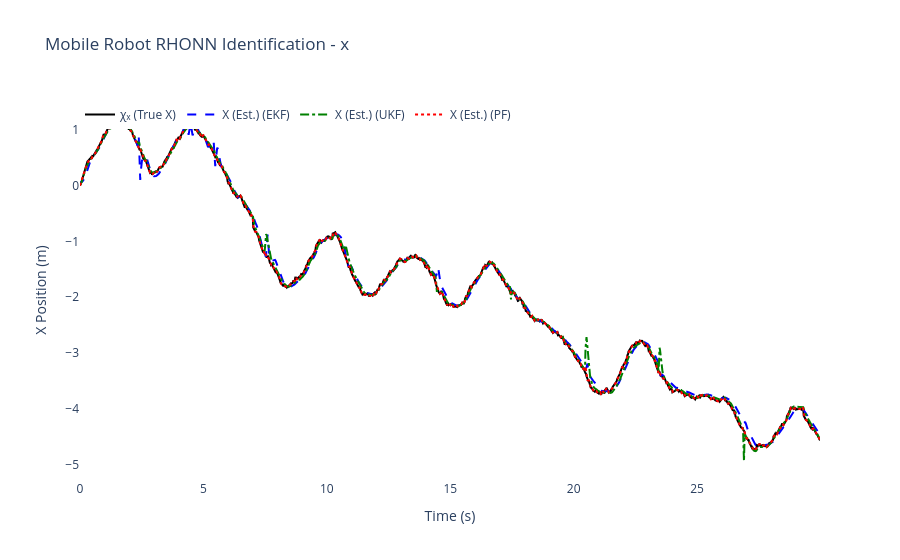
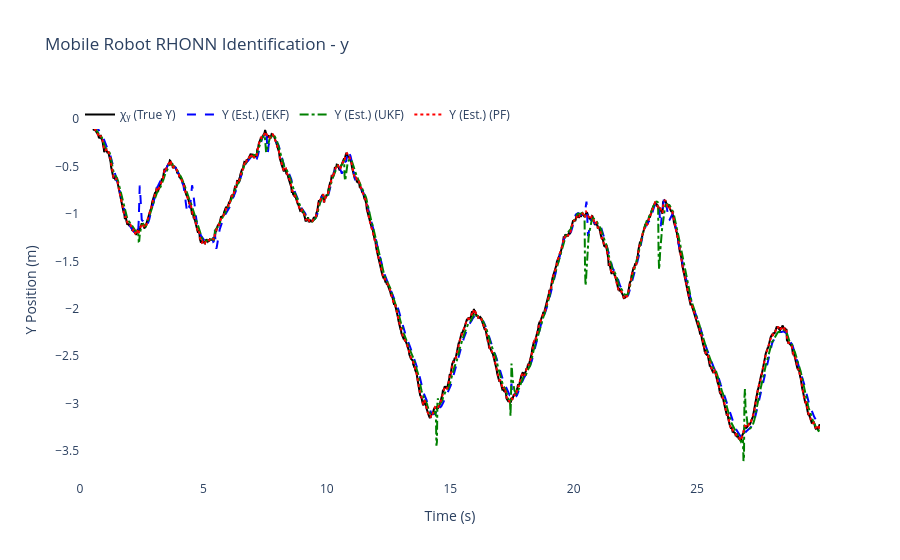
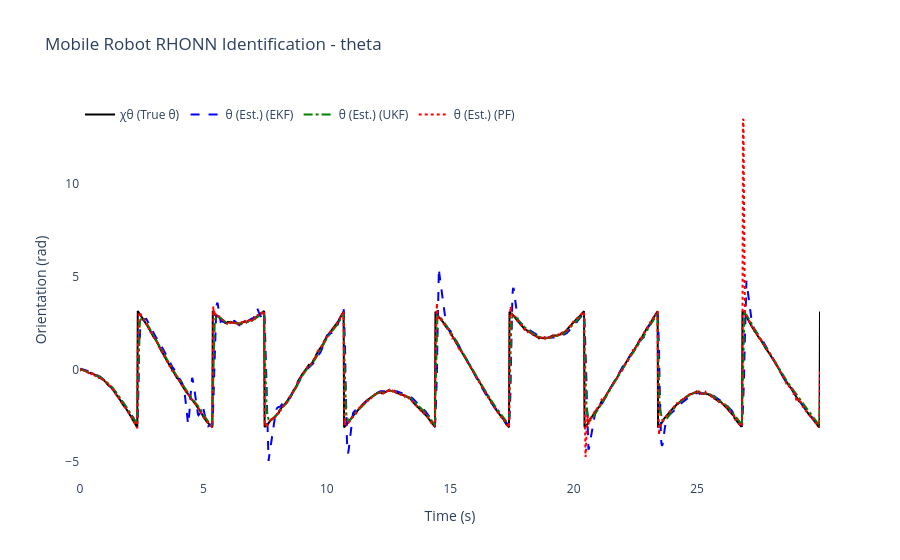
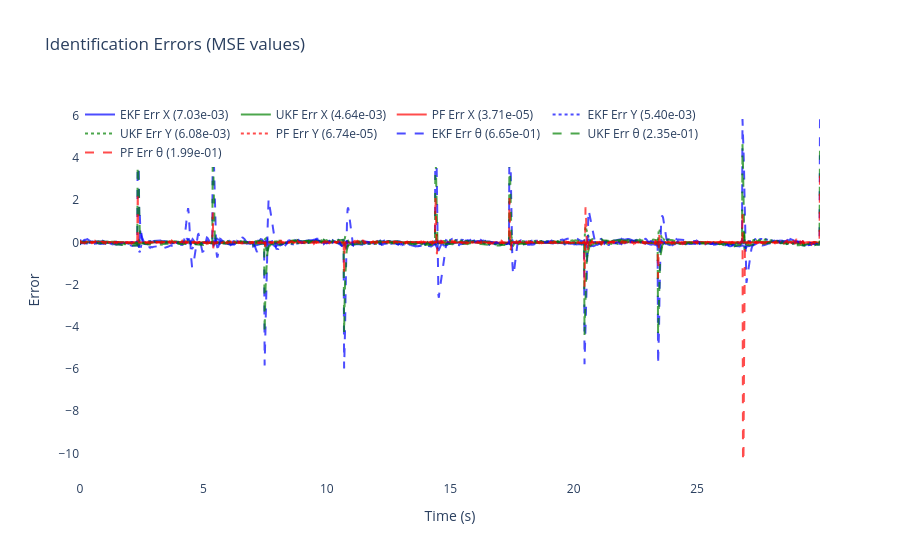

The notebook cell these images were saved under, in order:
### Code cell
# ============================================================
# 6) Results & plots for Differential Drive Mobile Robot
# ============================================================

mse_x_ekf = np.mean((x_true[:, 0] - x_hat_ekf[:, 0])**2)
mse_y_ekf = np.mean((x_true[:, 1] - x_hat_ekf[:, 1])**2)
mse_theta_ekf = np.mean((x_true[:, 2] - x_hat_ekf[:, 2])**2)

mse_x_ukf = np.mean((x_true[:, 0] - x_hat_ukf[:, 0])**2)
mse_y_ukf = np.mean((x_true[:, 1] - x_hat_ukf[:, 1])**2)
mse_theta_ukf = np.mean((x_true[:, 2] - x_hat_ukf[:, 2])**2)

mse_x_pf = np.mean((x_true[:, 0] - x_hat_pf[:, 0])**2)
mse_y_pf = np.mean((x_true[:, 1] - x_hat_pf[:, 1])**2)
mse_theta_pf = np.mean((x_true[:, 2] - x_hat_pf[:, 2])**2)

mse_total_ekf = mse_x_ekf + mse_y_ekf + mse_theta_ekf
mse_total_ukf = mse_x_ukf + mse_y_ukf + mse_theta_ukf
mse_total_pf = mse_x_pf + mse_y_pf + mse_theta_pf
mse_totals = {'EKF': mse_total_ekf, 'UKF': mse_total_ukf, 'PF': mse_total_pf}
best_filter = min(mse_totals, key=mse_totals.get)


print("🎯" + "="*65)
print(f"🏆 MEJOR FILTRO: {best_filter} (MSE total: {mse_totals[best_filter]:.6f})")
print(f"🎲 SEMILLA USADA: {RANDOM_SEED}")
print("="*67)


print(f"\nFinal EKF-RHONN Weights:")
for i in range(3):
    state_names = ['x', 'y', 'theta']
    print(f"  Neuron {i+1} ({state_names[i]}): {ekf_trainer.weights[i]}")

print(f"\nFinal UKF-RHONN Weights:")
for i in range(3):
    state_names = ['x', 'y', 'theta']
    print(f"  Neuron {i+1} ({state_names[i]}): {ukf_trainer.weights[i]}")

print(f"\nFinal PF-RHONN Weight Estimates:")
pf_estimates = pf_trainer.get_estimate()
for i in range(3):
    state_names = ['x', 'y', 'theta']
    print(f"  Neuron {i+1} ({state_names[i]}): {pf_estimates[i]}")

print("\n--- Performance Comparison (MSE) ---")
print(f"EKF MSE x:     {mse_x_ekf:.6f}")
print(f"EKF MSE y:     {mse_y_ekf:.6f}")
print(f"EKF MSE theta: {mse_theta_ekf:.6f}")
print(f"UKF MSE x:     {mse_x_ukf:.6f}")
print(f"UKF MSE y:     {mse_y_ukf:.6f}")
print(f"UKF MSE theta: {mse_theta_ukf:.6f}")
print(f"PF  MSE x:     {mse_x_pf:.6f}")
print(f"PF  MSE y:     {mse_y_pf:.6f}")
print(f"PF  MSE theta: {mse_theta_pf:.6f}")

states_info = [
    {'idx': 0, 'var': 'x', 'desc': 'X Position', 'y_label': 'X Position (m)', 'chi': 'χₓ (True X)', 'x': 'X (Est.)'},
    {'idx': 1, 'var': 'y', 'desc': 'Y Position', 'y_label': 'Y Position (m)', 'chi': 'χᵧ (True Y)', 'x': 'Y (Est.)'},
    {'idx': 2, 'var': 'theta', 'desc': 'Orientation', 'y_label': 'Orientation (rad)', 'chi': 'χθ (True θ)', 'x': 'θ (Est.)'}
]

for state_info in states_info:
    i = state_info['idx']
    trace_plant = go.Scatter(x=t_history, y=x_true[:, i], mode='lines', name=state_info['chi'], line=dict(color='black', width=2))
    trace_ekf = go.Scatter(x=t_history, y=x_hat_ekf[:, i], mode='lines', name=f"{state_info['x']} (EKF)", line=dict(dash='dash', color='blue'))
    trace_ukf = go.Scatter(x=t_history, y=x_hat_ukf[:, i], mode='lines', name=f"{state_info['x']} (UKF)", line=dict(dash='dashdot', color='green'))
    trace_pf = go.Scatter(x=t_history, y=x_hat_pf[:, i], mode='lines', name=f"{state_info['x']} (PF)", line=dict(dash='dot', color='red'))
    fig = go.Figure([trace_plant, trace_ekf, trace_ukf, trace_pf])
    fig.update_layout(title=f'Mobile Robot RHONN Identification - {state_info["var"]}', xaxis_title='Time (s)', yaxis_title=state_info['y_label'], legend=dict(x=0, y=1, orientation='h'), font=dict(size=12), plot_bgcolor='white', paper_bgcolor='white')
    fig.show()

error_x_ekf = x_true[:, 0] - x_hat_ekf[:, 0]
error_y_ekf = x_true[:, 1] - x_hat_ekf[:, 1]
error_theta_ekf = x_true[:, 2] - x_hat_ekf[:, 2]
error_x_ukf = x_true[:, 0] - x_hat_ukf[:, 0]
error_y_ukf = x_true[:, 1] - x_hat_ukf[:, 1]
error_theta_ukf = x_true[:, 2] - x_hat_ukf[:, 2]
error_x_pf = x_true[:, 0] - x_hat_pf[:, 0]
error_y_pf = x_true[:, 1] - x_hat_pf[:, 1]
error_theta_pf = x_true[:, 2] - x_hat_pf[:, 2]

fig2 = go.Figure()
fig2.add_trace(go.Scatter(x=t_history, y=error_x_ekf, mode='lines', name=f'EKF Err X ({mse_x_ekf:.2e})', opacity=0.7, line=dict(color='blue')))
fig2.add_trace(go.Scatter(x=t_history, y=error_x_ukf, mode='lines', name=f'UKF Err X ({mse_x_ukf:.2e})', opacity=0.7, line=dict(color='green')))
fig2.add_trace(go.Scatter(x=t_history, y=error_x_pf, mode='lines', name=f'PF Err X ({mse_x_pf:.2e})', opacity=0.7, line=dict(color='red')))
fig2.add_trace(go.Scatter(x=t_history, y=error_y_ekf, mode='lines', name=f'EKF Err Y ({mse_y_ekf:.2e})', opacity=0.7, line=dict(color='blue', dash='dot')))
fig2.add_trace(go.Scatter(x=t_history, y=error_y_ukf, mode='lines', name=f'UKF Err Y ({mse_y_ukf:.2e})', opacity=0.7, line=dict(color='green', dash='dot')))
fig2.add_trace(go.Scatter(x=t_history, y=error_y_pf, mode='lines', name=f'PF Err Y ({mse_y_pf:.2e})', opacity=0.7, line=dict(color='red', dash='dot')))
fig2.add_trace(go.Scatter(x=t_history, y=error_theta_ekf, mode='lines', name=f'EKF Err θ ({mse_theta_ekf:.2e})', opacity=0.7, line=dict(color='blue', dash='dash')))
fig2.add_trace(go.Scatter(x=t_history, y=error_theta_ukf, mode='lines', name=f'UKF Err θ ({mse_theta_ukf:.2e})', opacity=0.7, line=dict(color='green', dash='dash')))
fig2.add_trace(go.Scatter(x=t_history, y=error_theta_pf, mode='lines', name=f'PF Err θ ({mse_theta_pf:.2e})', opacity=0.7, line=dict(color='red', dash='dash')))
fig2.update_layout(title='Identification Errors (MSE values)', xaxis_title='Time (s)', yaxis_title='Error', legend=dict(x=0, y=1, orientation='h'), font=dict(size=12), plot_bgcolor='white', paper_bgcolor='white')
fig2.show()

# 2D Trajectory plot
fig_trajectory = go.Figure()
fig_trajectory.add_trace(go.Scatter(x=x_true[:, 0], y=x_true[:, 1], mode='lines', name='True', line=dict(color='black', width=3)))
fig_trajectory.add_trace(go.Scatter(x=x_hat_ekf[:, 0], y=x_hat_ekf[:, 1], mode='lines', name='EKF', line=dict(color='blue', width=2, dash='dash')))
fig_trajectory.add_trace(go.Scatter(x=x_hat_ukf[:, 0], y=x_hat_ukf[:, 1], mode='lines', name='UKF', line=dict(color='green', width=2, dash='dashdot')))
fig_trajectory.add_trace(go.Scatter(x=x_hat_pf[:, 0], y=x_hat_pf[:, 1], mode='lines', name='PF', line=dict(color='red', width=2, dash='dot')))
fig_trajectory.add_trace(go.Scatter(x=[x_true[0, 0]], y=[x_true[0, 1]], mode='markers', name='Start', marker=dict(color='green', size=10, symbol='star')))
fig_trajectory.add_trace(go.Scatter(x=[x_true[-1, 0]], y=[x_true[-1, 1]], mode='markers', name='End', marker=dict(color='red', size=10, symbol='square')))
fig_trajectory.update_layout(title='Trajectory Comparison (Optimized Params)', xaxis_title='X (m)', yaxis_title='Y (m)', font=dict(size=12), plot_bgcolor='white', paper_bgcolor='white', showlegend=True)
fig_trajectory.show()


# === RESUMEN DE RENDIMIENTO CON SEMILLA ===
print("\n📊 MSE Desglosado por Filtro:")
print(f"   EKF: {mse_total_ekf:.6f}  |  UKF: {mse_total_ukf:.6f}  |  PF: {mse_total_pf:.6f}")
print(f"\n💡 Para reproducir estos resultados:")
print(f"   Principal: RANDOM_SEED = {RANDOM_SEED}")
print(f"   DE Optim.: DE_SEED = {(RANDOM_SEED + 12345) % 100000}")
print(f"   (Cambia línea 8 en celda 4 para usar semilla principal)")

# --- Parameter summary ---
print("\n--- Optimized Parameter Summary ---")
print(f"EKF params: Q={ekf_trainer.Q[0][0,0]:.3e} R={ekf_trainer.R[0][0]:.3e} P0~{ekf_trainer.P[0][0,0]:.3e} eta={ekf_trainer.eta:.3f}")
print(f"UKF params: alpha={ukf_trainer.alpha:.3e} eta={ukf_trainer.eta:.3f} Qdiag={ukf_trainer.Q[0][0,0]:.3e} R={ukf_trainer.R[0][0]:.3e}")
print(f"PF params: Q_std={pf_trainer.Q_std} R_std={pf_trainer.R_std} ESS_th={pf_trainer.ess_threshold:.1f} n_particles={pf_trainer.n_particles}")

print("\nOptimization + simulation complete.")

# 58865

### Figure 1 — Plotly figure (JSON) as saved in the notebook; plotly's stock layout.template omitted (floating-point values rounded to 4 significant figures; data arrays with more than 128 entries replaced by an {"elided": "..."} marker saying what was removed)
{"data": [{"line": {"color": "black", "width": 2}, "mode": "lines", "name": "χₓ (True X)", "type": "scatter", "x": {"elided": "1500 float values"}, "y": {"elided": "1500 float values"}}, {"line": {"color": "blue", "dash": "dash"}, "mode": "lines", "name": "X (Est.) (EKF)", "type": "scatter", "x": {"elided": "1500 float values"}, "y": {"elided": "1500 float values"}}, {"line": {"color": "green", "dash": "dashdot"}, "mode": "lines", "name": "X (Est.) (UKF)", "type": "scatter", "x": {"elided": "1500 float values"}, "y": {"elided": "1500 float values"}}, {"line": {"color": "red", "dash": "dot"}, "mode": "lines", "name": "X (Est.) (PF)", "type": "scatter", "x": {"elided": "1500 float values"}, "y": {"elided": "1500 float values"}}], "layout": {"font": {"size": 12}, "legend": {"orientation": "h", "x": 0, "y": 1}, "paper_bgcolor": "white", "plot_bgcolor": "white", "title": {"text": "Mobile Robot RHONN Identification - x"}, "xaxis": {"title": {"text": "Time (s)"}}, "yaxis": {"title": {"text": "X Position (m)"}}}}

### Figure 2 — Plotly figure (JSON) as saved in the notebook; plotly's stock layout.template omitted (floating-point values rounded to 4 significant figures; data arrays with more than 128 entries replaced by an {"elided": "..."} marker saying what was removed)
{"data": [{"line": {"color": "black", "width": 2}, "mode": "lines", "name": "χᵧ (True Y)", "type": "scatter", "x": {"elided": "1500 float values"}, "y": {"elided": "1500 float values"}}, {"line": {"color": "blue", "dash": "dash"}, "mode": "lines", "name": "Y (Est.) (EKF)", "type": "scatter", "x": {"elided": "1500 float values"}, "y": {"elided": "1500 float values"}}, {"line": {"color": "green", "dash": "dashdot"}, "mode": "lines", "name": "Y (Est.) (UKF)", "type": "scatter", "x": {"elided": "1500 float values"}, "y": {"elided": "1500 float values"}}, {"line": {"color": "red", "dash": "dot"}, "mode": "lines", "name": "Y (Est.) (PF)", "type": "scatter", "x": {"elided": "1500 float values"}, "y": {"elided": "1500 float values"}}], "layout": {"font": {"size": 12}, "legend": {"orientation": "h", "x": 0, "y": 1}, "paper_bgcolor": "white", "plot_bgcolor": "white", "title": {"text": "Mobile Robot RHONN Identification - y"}, "xaxis": {"title": {"text": "Time (s)"}}, "yaxis": {"title": {"text": "Y Position (m)"}}}}

### Figure 3 — Plotly figure (JSON) as saved in the notebook; plotly's stock layout.template omitted (floating-point values rounded to 4 significant figures; data arrays with more than 128 entries replaced by an {"elided": "..."} marker saying what was removed)
{"data": [{"line": {"color": "black", "width": 2}, "mode": "lines", "name": "χθ (True θ)", "type": "scatter", "x": {"elided": "1500 float values"}, "y": {"elided": "1500 float values"}}, {"line": {"color": "blue", "dash": "dash"}, "mode": "lines", "name": "θ (Est.) (EKF)", "type": "scatter", "x": {"elided": "1500 float values"}, "y": {"elided": "1500 float values"}}, {"line": {"color": "green", "dash": "dashdot"}, "mode": "lines", "name": "θ (Est.) (UKF)", "type": "scatter", "x": {"elided": "1500 float values"}, "y": {"elided": "1500 float values"}}, {"line": {"color": "red", "dash": "dot"}, "mode": "lines", "name": "θ (Est.) (PF)", "type": "scatter", "x": {"elided": "1500 float values"}, "y": {"elided": "1500 float values"}}], "layout": {"font": {"size": 12}, "legend": {"orientation": "h", "x": 0, "y": 1}, "paper_bgcolor": "white", "plot_bgcolor": "white", "title": {"text": "Mobile Robot RHONN Identification - theta"}, "xaxis": {"title": {"text": "Time (s)"}}, "yaxis": {"title": {"text": "Orientation (rad)"}}}}

### Figure 4 — Plotly figure (JSON) as saved in the notebook; plotly's stock layout.template omitted (floating-point values rounded to 4 significant figures; data arrays with more than 128 entries replaced by an {"elided": "..."} marker saying what was removed)
{"data": [{"line": {"color": "blue"}, "mode": "lines", "name": "EKF Err X (7.03e-03)", "opacity": 0.7, "type": "scatter", "x": {"elided": "1500 float values"}, "y": {"elided": "1500 float values"}}, {"line": {"color": "green"}, "mode": "lines", "name": "UKF Err X (4.64e-03)", "opacity": 0.7, "type": "scatter", "x": {"elided": "1500 float values"}, "y": {"elided": "1500 float values"}}, {"line": {"color": "red"}, "mode": "lines", "name": "PF Err X (3.71e-05)", "opacity": 0.7, "type": "scatter", "x": {"elided": "1500 float values"}, "y": {"elided": "1500 float values"}}, {"line": {"color": "blue", "dash": "dot"}, "mode": "lines", "name": "EKF Err Y (5.40e-03)", "opacity": 0.7, "type": "scatter", "x": {"elided": "1500 float values"}, "y": {"elided": "1500 float values"}}, {"line": {"color": "green", "dash": "dot"}, "mode": "lines", "name": "UKF Err Y (6.08e-03)", "opacity": 0.7, "type": "scatter", "x": {"elided": "1500 float values"}, "y": {"elided": "1500 float values"}}, {"line": {"color": "red", "dash": "dot"}, "mode": "lines", "name": "PF Err Y (6.74e-05)", "opacity": 0.7, "type": "scatter", "x": {"elided": "1500 float values"}, "y": {"elided": "1500 float values"}}, {"line": {"color": "blue", "dash": "dash"}, "mode": "lines", "name": "EKF Err θ (6.65e-01)", "opacity": 0.7, "type": "scatter", "x": {"elided": "1500 float values"}, "y": {"elided": "1500 float values"}}, {"line": {"color": "green", "dash": "dash"}, "mode": "lines", "name": "UKF Err θ (2.35e-01)", "opacity": 0.7, "type": "scatter", "x": {"elided": "1500 float values"}, "y": {"elided": "1500 float values"}}, {"line": {"color": "red", "dash": "dash"}, "mode": "lines", "name": "PF Err θ (1.99e-01)", "opacity": 0.7, "type": "scatter", "x": {"elided": "1500 float values"}, "y": {"elided": "1500 float values"}}], "layout": {"font": {"size": 12}, "legend": {"orientation": "h", "x": 0, "y": 1}, "paper_bgcolor": "white", "plot_bgcolor": "white", "title": {"text": "Identification Errors (MSE values)"}, "xaxis": {"title": {"text": "Time (s)"}}, "yaxis": {"title": {"text": "Error"}}}}
